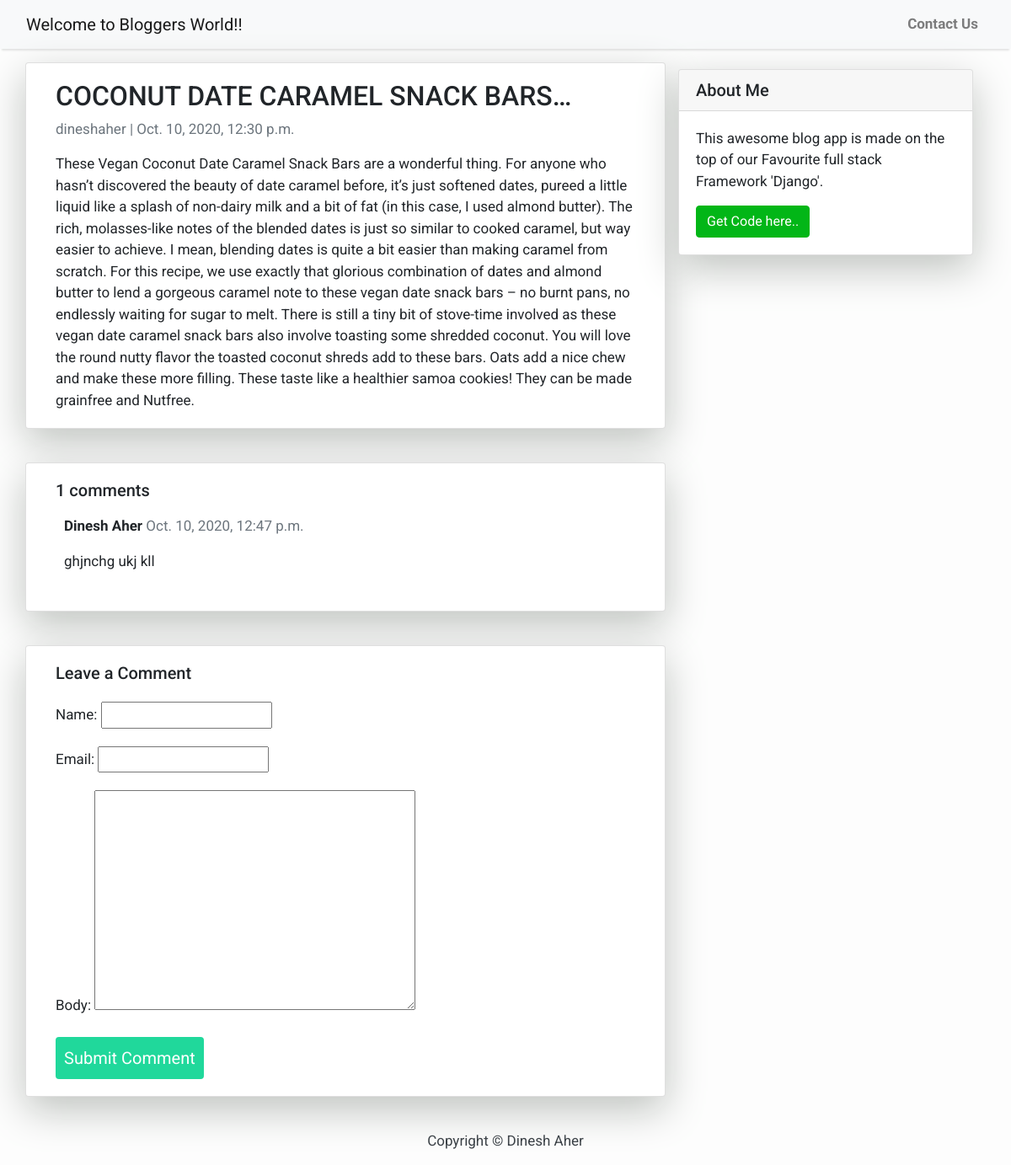
/coconut-date-caramel-snack-bars/, run on the app's committed database.
### blog/models.py (models this page shows, shortened)
class Post(models.Model):
    title = models.CharField(max_length=200, unique=True)
    slug = models.SlugField(max_length=200, unique=True)
    author = models.ForeignKey(User, on_delete= models.CASCADE,related_name='blog_posts')
    updated_on = models.DateTimeField(auto_now= True)
    content = models.TextField()
    created_on = models.DateTimeField(auto_now_add=True)
    status = models.IntegerField(choices=STATUS, default=0)
    class Meta:
        ordering = ['-created_on']

class Comment(models.Model):
    post = models.ForeignKey(Post,on_delete=models.CASCADE,related_name='comments')
    name = models.CharField(max_length=80)
    email = models.EmailField()
    body = models.TextField()
    created_on = models.DateTimeField(auto_now_add=True)
    active = models.BooleanField(default=False)
    class Meta:
        ordering = ['created_on']

### blog/views.py (the view)
# urls.py: path('<slug:slug>/', views.post_detail, name='post_detail'),
def post_detail(request, slug):
    template_name = 'post_detail.html'
    post = get_object_or_404(Post, slug=slug)
    comments = post.comments.filter(active=True)
    new_comment = None
    if request.method == 'POST':
        comment_form = CommentForm(data=request.POST)
        if comment_form.is_valid():
            new_comment = comment_form.save(commit=False)
            new_comment.post = post
            new_comment.save()
    else:
        comment_form = CommentForm()
    return render(request, template_name, {'post': post,
                                           'comments': comments,
                                           'new_comment': new_comment,
                                           'comment_form': comment_form})

### blog/forms.py
class CommentForm(forms.ModelForm):
    class Meta:
        model = Comment
        fields = ('name', 'email', 'body')

### Templates/post_detail.html (shortened to what this page needs)
{% extends 'base.html' %} {% block content %}
<div class="container">
  <div class="row">
    <div class="col-md-8 card mb-4  mt-3 left  top">
      <div class="card-body">
        <h2>{% block title %} {{ post.title }} {% endblock title %}</h2>
        <p class=" text-muted">{{ post.author }} | {{ post.created_on }}</p>
        <p class="card-text ">{{ post.content | safe }}</p>
      </div>
    </div>
    {% block sidebar %} {% include 'sidebar.html' %} {% endblock sidebar %}
    <div class="col-md-8 card mb-4  mt-3 ">
      <div class="card-body">
        <h5>{{ comments.count }} comments</h5>
        {% for comment in comments %}
        <div class="comments" style="padding: 10px;">
          <p class="font-weight-bold">
            {{ comment.name }}
            <span class=" text-muted font-weight-normal">
              {{ comment.created_on }}
            </span>
          </p>
          {{ comment.body | linebreaks }}
        </div>
        {% endfor %}
      </div>
    </div>
    <div class="col-md-8 card mb-4  mt-3 ">
      <div class="card-body">
        {% if new_comment %}
        <div class="alert alert-success" role="alert">
          Your comment is awaiting moderation
        </div>
        {% else %}
        <h5>Leave a Comment</h5>
        <form method="post" style="margin-top: 1.3em;">
          {{ comment_form.as_p }}
          <button id="submit">Submit Comment</button>
        </form>
        {% endif %}
      </div>
    </div>
  </div>
</div>
{% endblock content %}

### Templates/base.html (style rules this page uses)
body { font-family: "Roboto", sans-serif; font-size: 17px; background-color: #fdfdfd; }

### Templates/sidebar.html (style rules this page uses)
.card { box-shadow: 0 16px 48px #bfc3bf; }

### Templates/post_detail.html (style rules this page uses)
#submit { background-color: #20D89B; padding: .5em; -moz-border-radius: 5px; -webkit-border-radius: 5px; border-radius: 4px; color: #fff; font-family: 'Roboto'; font-size: 20px; text-decoration: none; border: none; }

### data on the page
Post: title "COCONUT DATE CARAMEL SNACK BARS…", author "dineshaher", created_on "Oct. 10, 2020, 12:30 p.m.", content "These Vegan Coconut Date Caramel Snack Bars are a wonderful thing. For anyone who hasn’t discovered the beauty of date caramel before, it’s just softened dates, pureed a little liquid like a splash of non-dairy milk and a bit of fat (in this case, I used almond butter). The rich, molasses-like notes of the blended dates is just so similar to cooked caramel, but way easier to achieve. I mean, blending dates is quite a bit easier than making caramel from scratch. For this recipe, we use exactly that glorious combination of dates and almond butter to lend a gorgeous caramel note to these vegan date snack bars – no burnt pans, no endlessly waiting for sugar to melt. There is still a tiny bit of…"
Comment: name "Dinesh Aher", created_on "Oct. 10, 2020, 12:47 p.m.", body "ghjnchg ukj kll"

### other printed values
{{ comments.count }} "1"
